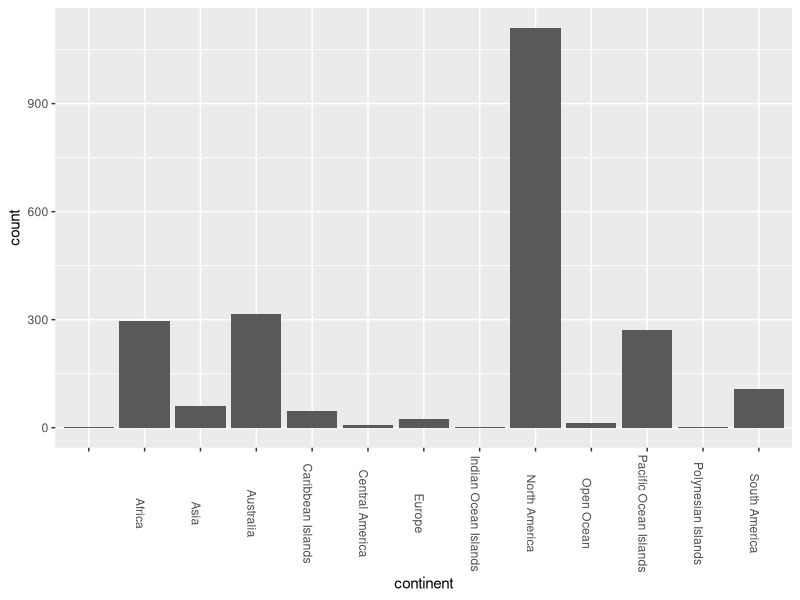

R code for this plot:
## ---- chunk 1
SharkAttackdata <- read.csv("../data/SharkAttackdata.csv")
## ---- chunk 2
library(dplyr)
library(ggplot2)
## ---- chunk 3
Water_area_freq <- count(SharkAttackdata, 'water_area')
## ---- chunk 4
Continent_freq <- count(SharkAttackdata, 'continent')
## ---- chunk 5
ggplot(SharkAttackdata, aes(continent)) +
  geom_bar() +
   theme(legend.position = "bottom") +
    theme(legend.direction = "vertical") +
    theme(axis.text.x = element_text(angle = -90))
